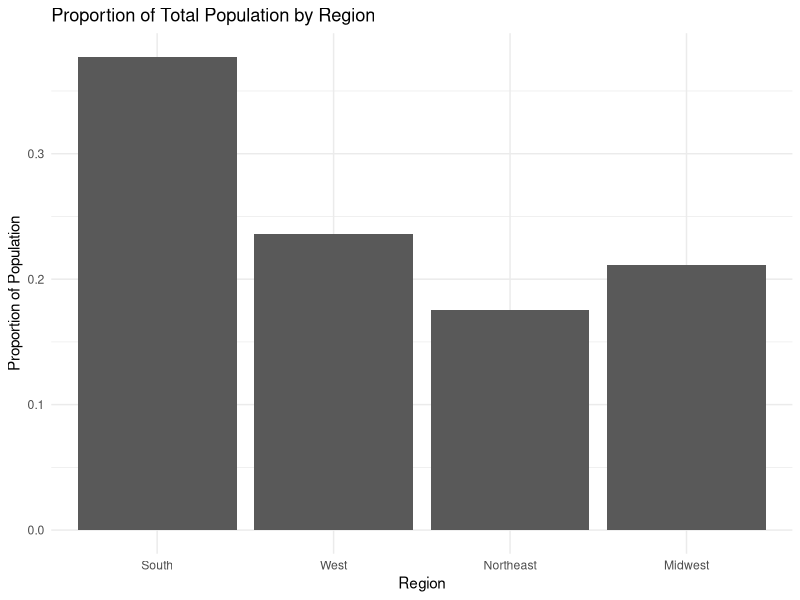
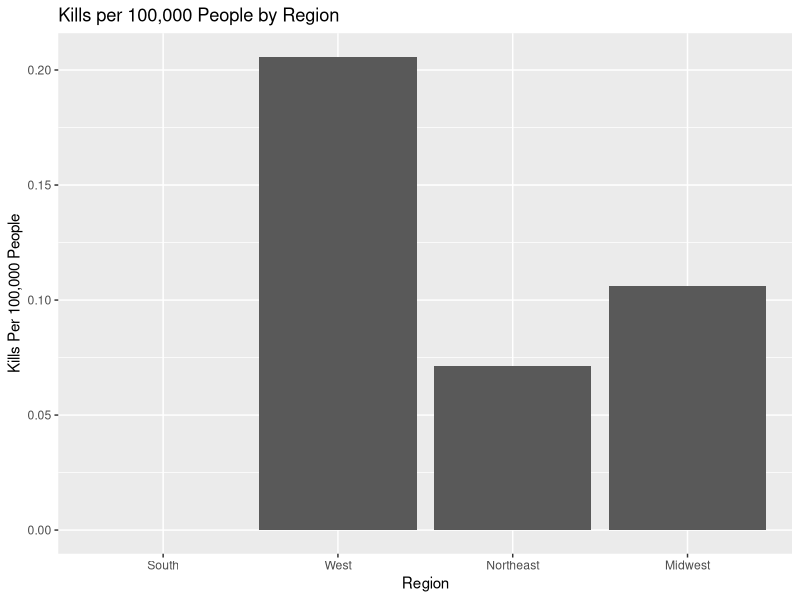
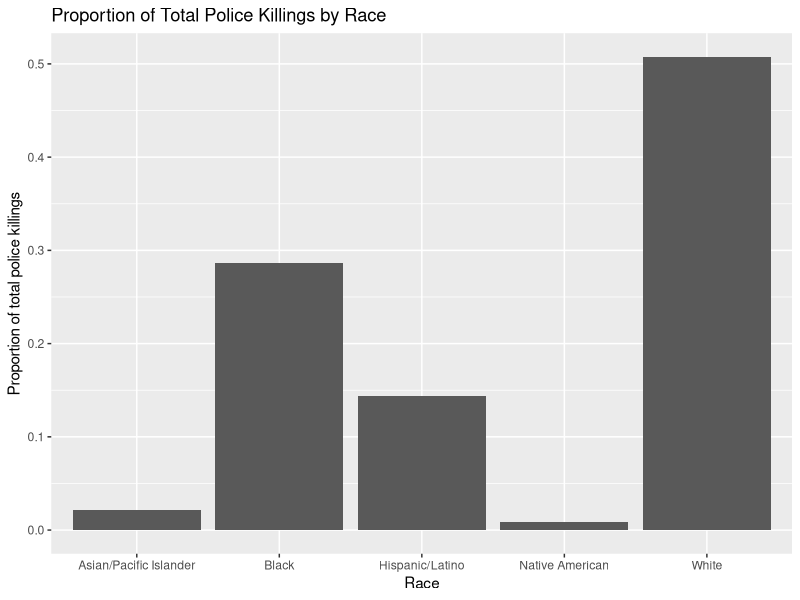
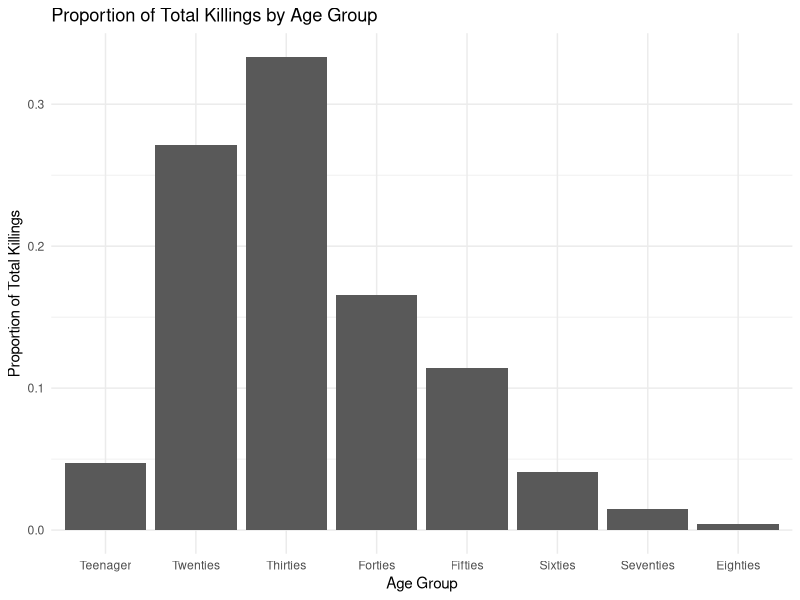
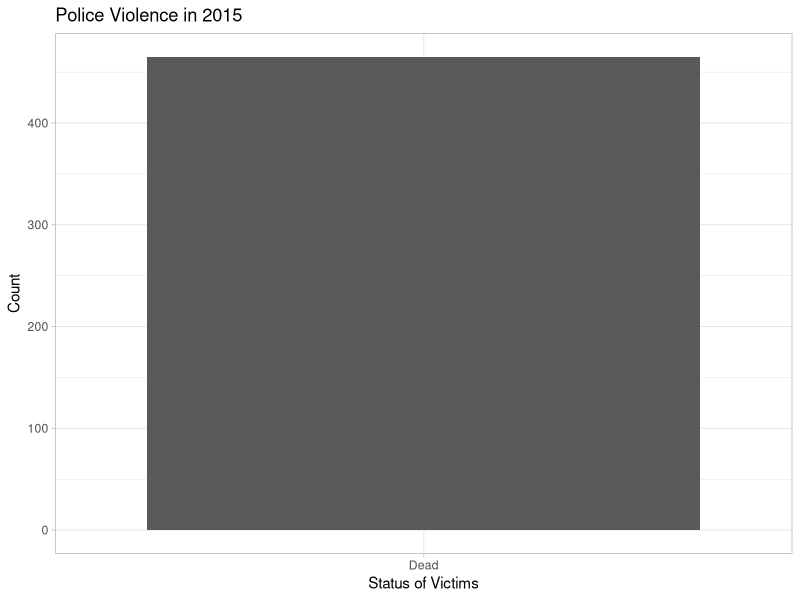
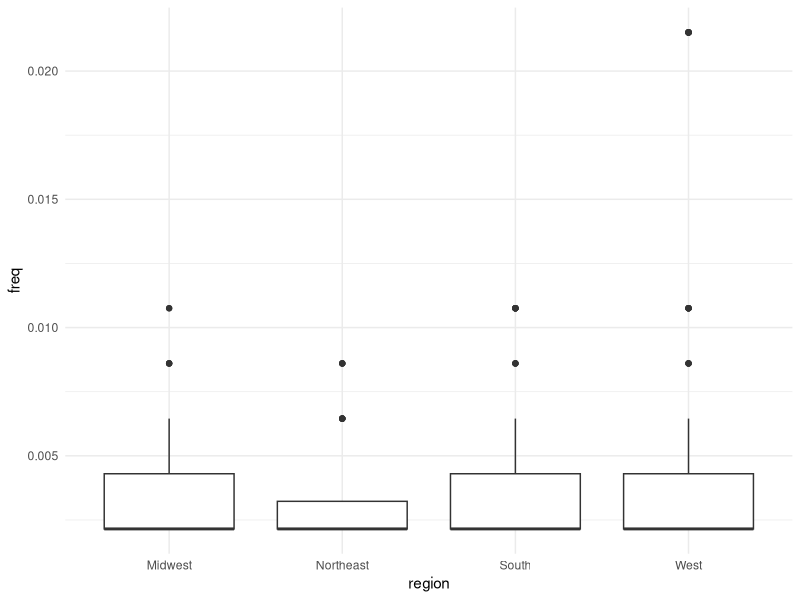

Source code (R) for these figures, in order: (Note: this script raises an error after producing the figures.)
## ---- chunk 1
knitr::opts_chunk$set(echo = TRUE)
library(tidyverse)
library(Hmisc)
library(modelr)
library(dplyr)
library(xtable)
library(forcats)


# Import Data Below
PoliceKillings<-read_csv("PKcleanP2.csv")

# Add DC to the South region
PoliceKillings$region[which(PoliceKillings$State=="DC")]<-"South"
## ---- chunk 2
# Adding populations by state and adding populations by region
populations<-read_csv("StatePops.csv")
pops<-populations[-1,3:11]


# Import states by region
region.data<-read_csv("StatesbyCensusRegion.csv")


# Joining state pop and region data
pops1<-pops %>%
  select("GEO.display-label","respop72015") %>%
  rename(State="GEO.display-label",Pop2015=respop72015) %>%
  left_join(region.data,by="State") %>%
  mutate(Pop2015=as.numeric(Pop2015)) %>%
  group_by(region) %>%
  mutate(PopByRegion=sum(Pop2015)) %>%
  select(PopByRegion,region) %>%
  ungroup() %>%
  mutate(Pop.prop=PopByRegion/PopByRegion[1])

# Create a tibble of uniqe regions, pops, and prop pops
pops2<- tibble(PopByRegion=unique(pops1$PopByRegion),Region=unique(pops1$region),Pop.prop=unique(pops1$Pop.prop))

# Converting region variable to a factor
regions<-pops2 %>%
  mutate(Region=as_factor(Region))
levels(regions$Region)

# Remove the row for US total police killings
regions<-regions[-c(is.na(regions$Region)),]

## ---- chunk 3
# Print out a plot of proportion of population in each region
ggplot(regions) +
  geom_col(aes(x=fct_explicit_na(Region,na_level = "US Total"),y=Pop.prop))+
  xlab("Region")+
  ylab("Proportion of Population")+
  ggtitle("Proportion of Total Population by Region")+
  theme_minimal()
## ---- chunk 4
# Count how many police killings are in each state
state.kills<-PoliceKillings %>%
  select(State) %>%
  mutate(State=as_factor(State)) %>%
  group_by(State) %>%
  dplyr::summarize(count=n())

# Count how many police killings are in each region
region.kills<-PoliceKillings %>%
  select(region) %>%
  mutate(region=as_factor(region)) %>%
  group_by(region) %>%
  dplyr::summarize(count=n())

## ---- chunk 5
# Create population state data frame
states<- pops %>%
  select("GEO.display-label","respop72015") %>%
  rename(State="GEO.display-label",Pop2015=respop72015) %>%
  mutate(Pop2015=as.numeric(Pop2015)) %>%
  left_join(region.data,by="State") %>%
  select(-region)

# Join police killings by state with population state data and create a variable for kills per 100,000 per state
states1<-states[-c(1),] %>%
  select(Pop2015,State,state) %>%
  right_join(state.kills,by=c("state"="State")) %>%
  mutate(kill.pc.state=count/Pop2015*100000)

# Join police killings by region with population regions data and create a variable for kills per 100,000 per region
regions1<-regions[-c(1),] %>%
  select(PopByRegion,Region) %>%
  right_join(region.kills,by=c("Region"="region")) %>%
  mutate(kill.pc.region=count/PopByRegion*100000)

## ---- chunk 6
# Create a graph for police killing rates per 100,000 people by region
ggplot(regions1)+
  geom_col(aes(x=Region,y=kill.pc.region))+
  ylab("Kills Per 100,000 People")+
  ggtitle("Kills per 100,000 People by Region")
## ---- chunk 7
Races <- PoliceKillings %>% 
  group_by(Race) %>%
  dplyr::summarize(count=n()) %>%
  ungroup() %>%
  mutate(prop=count/sum(count))
  
# Remove the row for unknown races
Races<-Races[-c(which(Races$Race=="Unknown")),]

ggplot(Races) +
  geom_col(aes(x=Race,y=prop))+
  ylab("Proportion of total police killings")+
  ggtitle("Proportion of Total Police Killings by Race")
  
## ---- chunk 8
Ages <- PoliceKillings %>% 
  mutate(Age = as.factor(Age)) %>%
  group_by(Age)
levels(Ages$Age)
## ---- chunk 9
Ages1 <- Ages %>%
  mutate(Age_Bin=fct_collapse(Age,
                           Teenager = levels(Age)[c(1:4)],
                           Twenties = levels(Age)[c(5:14)],
                           Thirties = levels(Age)[c(15:25)],
                           Forties = levels(Age)[c(26:34)],
                           Fifties = levels(Age)[c(35:44)],
                           Sixties = levels(Age)[c(45:52)],
                           Seventies =  levels(Age)[c(53:58)],
                           Eighties = levels(Age)[c(59:60)],
                           Unknown = levels(Age)[c(61)]
                           )) %>%
           group_by(Age_Bin) %>%
           dplyr::summarize(n=n()) %>%
           ungroup() %>%
           mutate(prop=n/sum(n))
           
# Remove the row for unknown age
Ages1<-Ages1[-c(which(Ages1$Age_Bin=="Unknown")),]
## ---- chunk 10
ggplot(Ages1)+
  geom_col(aes(x=Age_Bin,y=prop))+
  xlab("Age Group")+
  ylab("Proportion of Total Killings")+
  ggtitle("Proportion of Total Killings by Age Group")+
  theme_minimal()
## ---- chunk 11
#
## ---- chunk 12
PD = 
  PoliceKillings %>% 
  mutate( 
    killed = ifelse("age">16, 1, 0), 
    killed = factor(killed, levels=c("0","1"), labels = c("Alive","Dead")))
  
ggplot(PD) + 
  geom_bar(mapping = aes(killed)) + 
  theme_light() + 
  ggtitle("Police Violence in 2015") + xlab("Status of Victims") + ylab("Count")
## ---- chunk 13
Agencies = 
  PoliceKillings %>% 
  arrange(Law_Enforcement_Agency) %>% 
  group_by(Law_Enforcement_Agency) %>%
  dplyr::summarize(n = n()) %>%
  mutate( freq = n / sum(n))

Agencies2 = inner_join(Agencies, PoliceKillings) %>%
  select("Law_Enforcement_Agency","freq", -("n"), -("Name"), "Age":"region") 

## ---- chunk 14
Agencies2 %>% 
  ggplot()+
  geom_boxplot(aes(x=region, y = freq))+
  theme_minimal()
## ---- chunk 15
set.seed(252)
test.loco=sample(x=unique(Agencies2$freq),size=3,replace=F)

agentrain = anti_join(Agencies2,tibble(freq=test.loco),by="freq")
agentest = semi_join(Agencies2,tibble(freq=test.loco),by="freq")

reg.two=lm(freq~Population,data=Agencies2)
summary(reg.two)

reg.two=lm(freq~Population+Poverty_Rate+Unemployment_Rate,data=Agencies2)
summary(reg.two)

reg.three=lm(freq~Population+Poverty_Rate+Unemployment_Rate + Proportion_White,data=Agencies2)
summary(reg.three)

reg.four=lm(freq~Population+Poverty_Rate+Unemployment_Rate + Proportion_White + med.tract.personal.inc,data=Agencies2)
summary(reg.four)

agentrain2 =agentrain %>% 
  add_predictions(reg.two,var="reg2pred") %>%
  add_predictions(reg.three,var="reg3pred") %>%
  add_predictions(reg.four,var="reg4pred")
  
agentest2 =agentest %>% 
  add_predictions(reg.two,var="reg2pred") %>%
  add_predictions(reg.three,var="reg3pred") %>%
  add_predictions(reg.four,var="reg4pred")

agentrain3 =agentrain2 %>% 
  add_residuals(reg.two,var="reg2res") %>%
  add_residuals(reg.three,var="reg3res") %>%
  add_residuals(reg.four,var="reg4res")

agentest3 =agentest2 %>% 
  add_residuals(reg.two,var="reg2res") %>%
  add_residuals(reg.three,var="reg3res") %>%
  add_residuals(reg.four,var="reg4res")

## ---- chunk 16
ggplot(data=PKcleaning1) + 
  geom_histogram(mapping=aes(x=Proportion_Attended_College),bins=15,fill="deepskyblue1")+
  labs(x="Proportion that Attended College",y="Number of Deaths",title="College Education vs. Police Killings") + theme_dark()
## ---- chunk 17
unique(PKcleaning1$Cause_Of_Death)

ggplot(data=PKcleaning1) +
  geom_bar(aes(x=Cause_Of_Death))

NoGun= filter(PKcleaning1, Cause_Of_Death != "Gunshot")

ggplot(data=NoGun) +
  geom_bar(aes(x=Cause_Of_Death), color="black",fill=c("red","blue","darkgreen","purple"),size=2) + 
  xlab("Cause of Death") + ylab("Number of Deaths") + 
  theme_light()
## ---- chunk 18
PK1=PoliceKillings%>%
  mutate(higherthanavg=if_else(Unemployment_Rate>0.036,"Yes","No"))
table(PK1$higherthanavg) #count of whether each killing occured in an area that has an unemployment rate higher than the national average of 3.6%

URranges1=cut2(PoliceKillings$Unemployment_Rate,c(0.02,0.04,0.06,0.08,0.1,0.12,0.14,0.16,0.18,0.2,0.22,0.24,0.26,0.28,0.3,0.32,0.34,0.36,0.38,0.4)) 
summary(URranges1) #splitting up unemployment into ranges and then finding the count for each bin

ggplot(PoliceKillings,aes(x=Unemployment_Rate))+geom_histogram(breaks=c(0.02,
                      seq(0,0.5,0.05)),col="blue")

#histogram of unemployment values

## ---- chunk 19
Armed1=table(PoliceKillings$Armed)
print(Armed1)
ggplot(PoliceKillings,aes(x=PoliceKillings$Armed))+geom_bar()+coord_flip()+xlab("Armed vs Unarmed")
## ---- chunk 20
#
## ---- chunk 21
#
